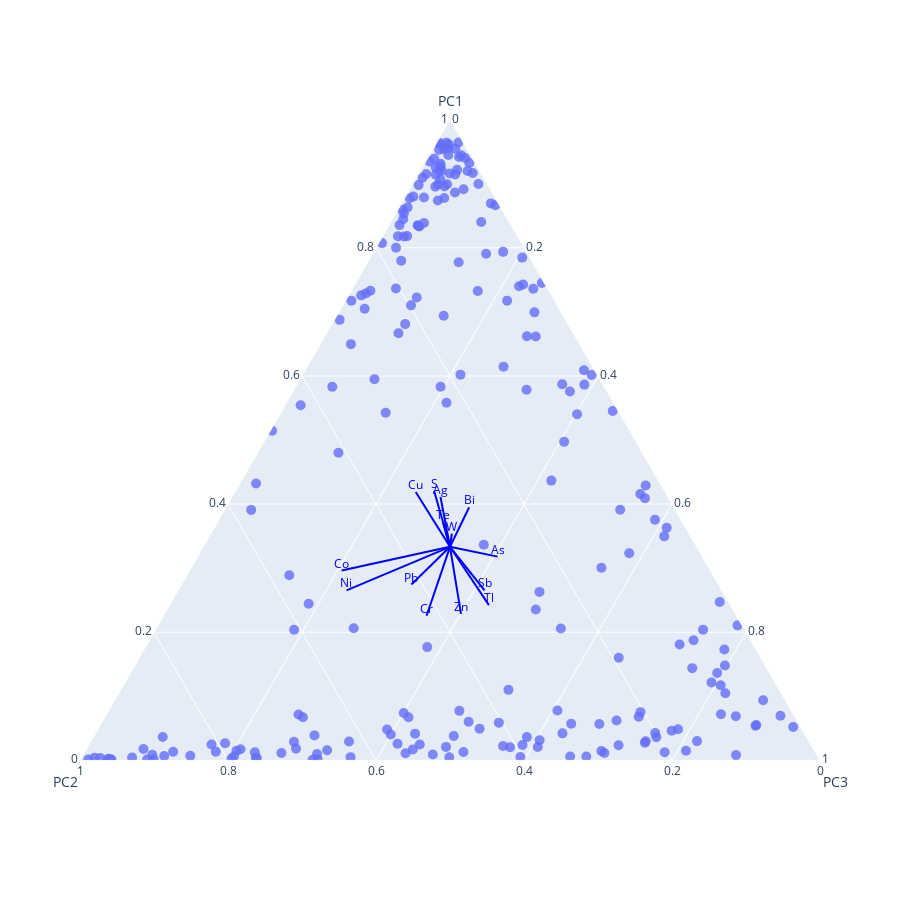

This figure's notebook cell:
### Code cell
# Repeating the plot using plotly instead of mpltern, which has nice interactive capability.

import plotly.express as px

fig = px.scatter_ternary(
    pca_df, 
    a='PC1', 
    b='PC2', 
    c='PC3',
    width = 900,
    height = 900
)

loading_traces = []
for element in loadings_df.index:
    loading_a = loadings_df.loc[element, 'PC1']
    loading_b = loadings_df.loc[element, 'PC2']
    loading_c = loadings_df.loc[element, 'PC3']

    fig.add_trace(
        dict(
            type='scatterternary',
            mode='lines',
            a=[1/3, loading_a],
            b=[1/3, loading_b],
            c=[1/3, loading_c],
            line=dict(color='blue', width=2),
            showlegend=False
        )
    )

    fig.add_trace(
        dict(
            type='scatterternary',
            mode='text',
            a=[loading_a],
            b=[loading_b],
            c=[loading_c],
            text=[element],
            textposition='top center',
            showlegend=False,
            textfont=dict(size=12, color='blue')
        )
    )
    
fig.update_traces(marker_opacity=0.8, marker_size=10)
fig.show()

### Figure 1 — Plotly figure (JSON) as saved in the notebook; plotly's stock layout.template omitted (floating-point values rounded to 4 significant figures; data arrays with more than 128 entries replaced by an {"elided": "..."} marker saying what was removed)
{"data": [{"a": {"elided": "233 float values"}, "b": {"elided": "233 float values"}, "c": {"elided": "233 float values"}, "hovertemplate": "PC1=%{a}<br>PC2=%{b}<br>PC3=%{c}<extra></extra>", "legendgroup": "", "marker": {"color": "#636efa", "opacity": 0.8, "size": 10, "symbol": "circle"}, "mode": "markers", "name": "", "showlegend": false, "subplot": "ternary", "type": "scatterternary"}, {"a": [0.3333, 0.4113], "b": [0.3333, 0.3072], "c": [0.3333, 0.2815], "line": {"color": "blue", "width": 2}, "marker": {"opacity": 0.8, "size": 10}, "mode": "lines", "showlegend": false, "type": "scatterternary"}, {"a": [0.4113], "b": [0.3072], "c": [0.2815], "marker": {"opacity": 0.8, "size": 10}, "mode": "text", "showlegend": false, "text": ["Ag"], "textfont": {"color": "blue", "size": 12}, "textposition": "top center", "type": "scatterternary"}, {"a": [0.3333, 0.318], "b": [0.3333, 0.2767], "c": [0.3333, 0.4053], "line": {"color": "blue", "width": 2}, "marker": {"opacity": 0.8, "size": 10}, "mode": "lines", "showlegend": false, "type": "scatterternary"}, {"a": [0.318], "b": [0.2767], "c": [0.4053], "marker": {"opacity": 0.8, "size": 10}, "mode": "text", "showlegend": false, "text": ["As"], "textfont": {"color": "blue", "size": 12}, "textposition": "top center", "type": "scatterternary"}, {"a": [0.3333, 0.3951], "b": [0.3333, 0.2765], "c": [0.3333, 0.3284], "line": {"color": "blue", "width": 2}, "marker": {"opacity": 0.8, "size": 10}, "mode": "lines", "showlegend": false, "type": "scatterternary"}, {"a": [0.3951], "b": [0.2765], "c": [0.3284], "marker": {"opacity": 0.8, "size": 10}, "mode": "text", "showlegend": false, "text": ["Bi"], "textfont": {"color": "blue", "size": 12}, "textposition": "top center", "type": "scatterternary"}, {"a": [0.3333, 0.2258], "b": [0.3333, 0.4187], "c": [0.3333, 0.3555], "line": {"color": "blue", "width": 2}, "marker": {"opacity": 0.8, "size": 10}, "mode": "lines", "showlegend": false, "type": "scatterternary"}, {"a": [0.2258], "b": [0.4187], "c": [0.3555], "marker": {"opacity": 0.8, "size": 10}, "mode": "text", "showlegend": false, "text": ["Cr"], "textfont": {"color": "blue", "size": 12}, "textposition": "top center", "type": "scatterternary"}, {"a": [0.3333, 0.4188], "b": [0.3333, 0.337], "c": [0.3333, 0.2443], "line": {"color": "blue", "width": 2}, "marker": {"opacity": 0.8, "size": 10}, "mode": "lines", "showlegend": false, "type": "scatterternary"}, {"a": [0.4188], "b": [0.337], "c": [0.2443], "marker": {"opacity": 0.8, "size": 10}, "mode": "text", "showlegend": false, "text": ["Cu"], "textfont": {"color": "blue", "size": 12}, "textposition": "top center", "type": "scatterternary"}, {"a": [0.3333, 0.2288], "b": [0.3333, 0.3707], "c": [0.3333, 0.4005], "line": {"color": "blue", "width": 2}, "marker": {"opacity": 0.8, "size": 10}, "mode": "lines", "showlegend": false, "type": "scatterternary"}, {"a": [0.2288], "b": [0.3707], "c": [0.4005], "marker": {"opacity": 0.8, "size": 10}, "mode": "text", "showlegend": false, "text": ["Zn"], "textfont": {"color": "blue", "size": 12}, "textposition": "top center", "type": "scatterternary"}, {"a": [0.3333, 0.421], "b": [0.3333, 0.311], "c": [0.3333, 0.268], "line": {"color": "blue", "width": 2}, "marker": {"opacity": 0.8, "size": 10}, "mode": "lines", "showlegend": false, "type": "scatterternary"}, {"a": [0.421], "b": [0.311], "c": [0.268], "marker": {"opacity": 0.8, "size": 10}, "mode": "text", "showlegend": false, "text": ["S"], "textfont": {"color": "blue", "size": 12}, "textposition": "top center", "type": "scatterternary"}, {"a": [0.3333, 0.354], "b": [0.3333, 0.3205], "c": [0.3333, 0.3255], "line": {"color": "blue", "width": 2}, "marker": {"opacity": 0.8, "size": 10}, "mode": "lines", "showlegend": false, "type": "scatterternary"}, {"a": [0.354], "b": [0.3205], "c": [0.3255], "marker": {"opacity": 0.8, "size": 10}, "mode": "text", "showlegend": false, "text": ["W"], "textfont": {"color": "blue", "size": 12}, "textposition": "top center", "type": "scatterternary"}, {"a": [0.3333, 0.2962], "b": [0.3333, 0.4983], "c": [0.3333, 0.2055], "line": {"color": "blue", "width": 2}, "marker": {"opacity": 0.8, "size": 10}, "mode": "lines", "showlegend": false, "type": "scatterternary"}, {"a": [0.2962], "b": [0.4983], "c": [0.2055], "marker": {"opacity": 0.8, "size": 10}, "mode": "text", "showlegend": false, "text": ["Co"], "textfont": {"color": "blue", "size": 12}, "textposition": "top center", "type": "scatterternary"}, {"a": [0.3333, 0.2653], "b": [0.3333, 0.5073], "c": [0.3333, 0.2275], "line": {"color": "blue", "width": 2}, "marker": {"opacity": 0.8, "size": 10}, "mode": "lines", "showlegend": false, "type": "scatterternary"}, {"a": [0.2653], "b": [0.5073], "c": [0.2275], "marker": {"opacity": 0.8, "size": 10}, "mode": "text", "showlegend": false, "text": ["Ni"], "textfont": {"color": "blue", "size": 12}, "textposition": "top center", "type": "scatterternary"}, {"a": [0.3333, 0.3717], "b": [0.3333, 0.3236], "c": [0.3333, 0.3047], "line": {"color": "blue", "width": 2}, "marker": {"opacity": 0.8, "size": 10}, "mode": "lines", "showlegend": false, "type": "scatterternary"}, {"a": [0.3717], "b": [0.3236], "c": [0.3047], "marker": {"opacity": 0.8, "size": 10}, "mode": "text", "showlegend": false, "text": ["Te"], "textfont": {"color": "blue", "size": 12}, "textposition": "top center", "type": "scatterternary"}, {"a": [0.3333, 0.2423], "b": [0.3333, 0.3263], "c": [0.3333, 0.4314], "line": {"color": "blue", "width": 2}, "marker": {"opacity": 0.8, "size": 10}, "mode": "lines", "showlegend": false, "type": "scatterternary"}, {"a": [0.2423], "b": [0.3263], "c": [0.4314], "marker": {"opacity": 0.8, "size": 10}, "mode": "text", "showlegend": false, "text": ["Tl"], "textfont": {"color": "blue", "size": 12}, "textposition": "top center", "type": "scatterternary"}, {"a": [0.3333, 0.2655], "b": [0.3333, 0.3205], "c": [0.3333, 0.4139], "line": {"color": "blue", "width": 2}, "marker": {"opacity": 0.8, "size": 10}, "mode": "lines", "showlegend": false, "type": "scatterternary"}, {"a": [0.2655], "b": [0.3205], "c": [0.4139], "marker": {"opacity": 0.8, "size": 10}, "mode": "text", "showlegend": false, "text": ["Sb"], "textfont": {"color": "blue", "size": 12}, "textposition": "top center", "type": "scatterternary"}, {"a": [0.3333, 0.2744], "b": [0.3333, 0.415], "c": [0.3333, 0.3106], "line": {"color": "blue", "width": 2}, "marker": {"opacity": 0.8, "size": 10}, "mode": "lines", "showlegend": false, "type": "scatterternary"}, {"a": [0.2744], "b": [0.415], "c": [0.3106], "marker": {"opacity": 0.8, "size": 10}, "mode": "text", "showlegend": false, "text": ["Pb"], "textfont": {"color": "blue", "size": 12}, "textposition": "top center", "type": "scatterternary"}], "layout": {"height": 900, "legend": {"tracegroupgap": 0}, "margin": {"t": 60}, "ternary": {"aaxis": {"title": {"text": "PC1"}}, "baxis": {"title": {"text": "PC2"}}, "caxis": {"title": {"text": "PC3"}}, "domain": {"x": [0, 1], "y": [0, 1]}}, "width": 900}}
